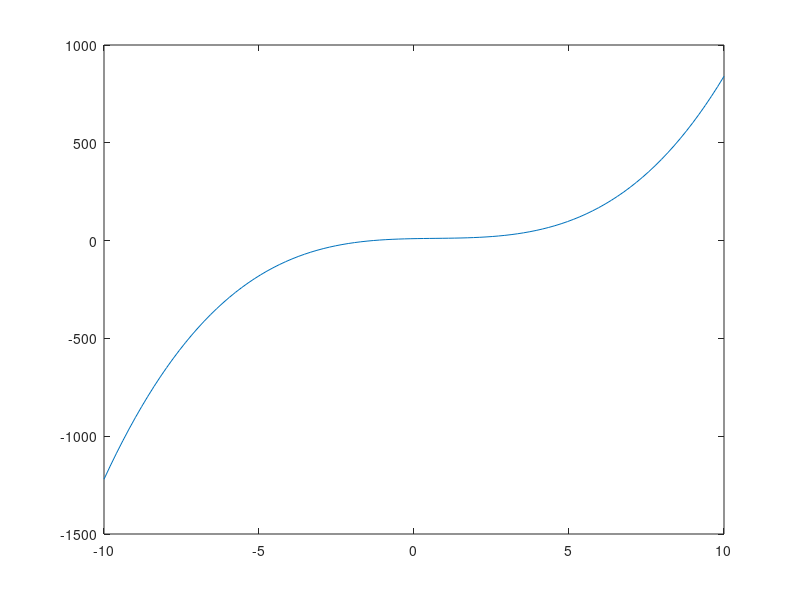

MATLAB code to generate this figure: (Note: this script raises an error after producing the figure.)
# Questao 7

F = @(x) x .^ 3 - 2 * x .^ 2 + 3 * x + 10; % função anonima
exes = linspace(-10, 10);
plot(exes, F(exes));
hold on
[x] = bissecao(F, 2, 3, 20, 1e-3);
plot(x, F(x), "o");
hold off

printf("a = 2 | b = 3 | Tol = 1e^-3\n");
printf("F = x .^ 3 - 2 * x .^ 2 + 3 * x + 10\n\n");

printf("--- IT 1 ---\n");
printf("F(a) = 2 .^ 3 - 2 * 2 .^ 2 + 3 * 2 + 10 = 16\n");
printf("F(b) = 3 .^ 3 - 2 * 3 .^ 2 + 3 * 3 + 10 = 28\n\n");

printf("x = (2 + 3) / 2 = 2.5\n");
printf("F(x) = 2.5 .^ 3 - 2 * 2.5 .^ 2 + 3 * 2.5 + 10 = 20.625\n\n");

printf("F(x) > 0 e (b - a) / 2 > Tol\n");
printf("F(a) * F(x) = 320 e 320 > 0\n");
printf("a = 2.5 | b = 3\n");

printf("--- Fim IT 1 ---\n\n")

printf("--- IT 2 ---\n");
printf("F(a) = F(x) = 20.625\n");
printf("F(b) = 28\n\n");

printf("x = (a + b) / 2 = 2.75\n");
printf("F(x) = 2.75 .^ 3 - 2 * 2.75 .^ 2 + 3 * 2.75 + 10 = 23.922\n\n");

printf("F(x) > 0 e (b - a) / 2 > Tol\n");
printf("F(a) * F(x) = 492.39 e 492.39 > 0\n");
printf("a = 2.75 e b = 3\n");
printf("-- Fim IT 2 ---\n");
